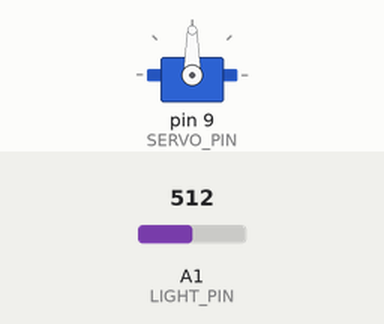
A sketch run on a simulated Arduino Uno, built with avr-gcc and run on an emulated ATmega328P. Parts: servo. The inputs (shaded band) are chosen by the test bench; at power-on: A1 (LIGHT_PIN) = 512.

Above: at 1.2 s.
1.3 s: A1 (LIGHT_PIN) set to 364
2.8 s: A1 (LIGHT_PIN) set to 331
At 4.0 s:
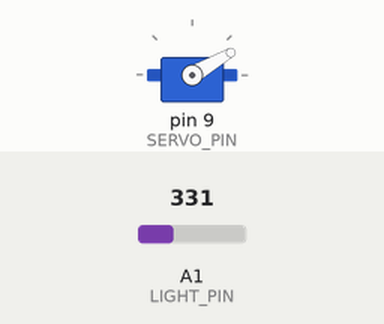
4.3 s: A1 (LIGHT_PIN) set to 710
At 5.5 s:
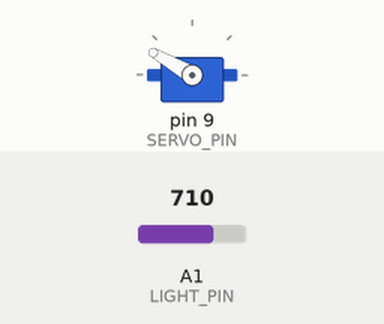
5.9 s: A1 (LIGHT_PIN) set to 690
At 6.8 s:
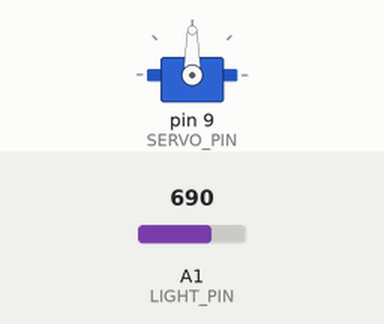
7.5 s: A1 (LIGHT_PIN) set to 716
At 8.1 s:
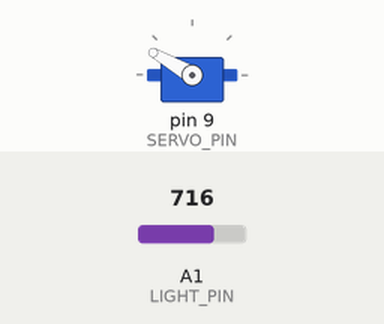
Timing chart, 0 to 10.1 s (numbered marks = the images above; inputs shaded):
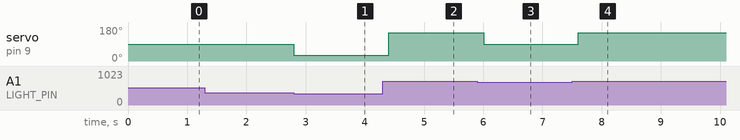

Measured:
- the behaviour switches between 350 and 349 on A1 (LIGHT_PIN) (found by bisection; images 0 and 1)
- the behaviour switches between 700 and 699 on A1 (LIGHT_PIN) (found by bisection; images 2 and 3)
- after the input at 1.3 s, every drawn part: stays the same
- after the input at 2.8 s, servo on pin 9 (SERVO_PIN): 90° → 30° at once
- after the input at 4.3 s, servo on pin 9 (SERVO_PIN): 30° → 150° after 0.10 s
- after the input at 5.9 s, servo on pin 9 (SERVO_PIN): 150° → 90° after 0.11 s
- after the input at 7.5 s, servo on pin 9 (SERVO_PIN): 90° → 150° after 0.11 s

The sketch:

Challenge05_LightPosition.ino
```cpp
// Complete example solution for Lesson16, challenge 05.
#include <Servo.h>
Servo arm;
const int SERVO_PIN = 9, LIGHT_PIN = A1;
void setup() {
  arm.attach(SERVO_PIN);
}
void loop() {
  int light = analogRead(LIGHT_PIN);
  int angle = light<350?30:light<700?90:150;
  arm.write(angle);
  delay(200);
}
```
